Frame 1 (no input): blank canvas, image omitted
Frame 60 (the mouse pressed at the canvas centre just before this capture): blank canvas, image omitted
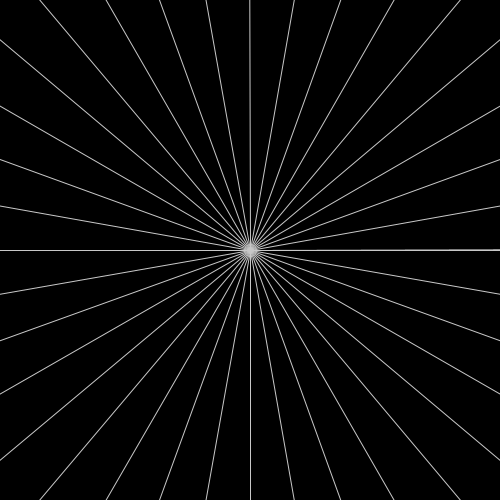
Frame 120 (the mouse held since frame 60 and released just before this capture)

The Processing sketch whose frames 1 and 60 were blank and that drew this single picture after the mouse press (run headless with seeded random() and noise(); from frame 60 on, the mouse is pressed at the canvas centre):

// Processing sketch: mouse_art1
// ── mouse_art1.pde
float centerX, centerY;
void setup() {
  size(500,500);
  background(0);
  stroke(200);
  centerX = width/2;
  centerY = height/2;
}

void draw() {
  if (mousePressed) {
    float angle = atan2(mouseY-centerY,mouseX-centerX);
    float pd = dist(pmouseX,pmouseY,centerX,centerY);
    float d = dist(mouseX,mouseY,centerX,centerY);
    for (float i=0; i<TWO_PI; i+=TWO_PI/36) {
      float px = centerX+pd * cos(angle+i);
      float py = centerY+pd * sin(angle+i);
      float x = centerX+d * cos(angle+i);
      float y = centerY+d * sin(angle+i);
      line(px,py,x,y);
    }
  }
}
